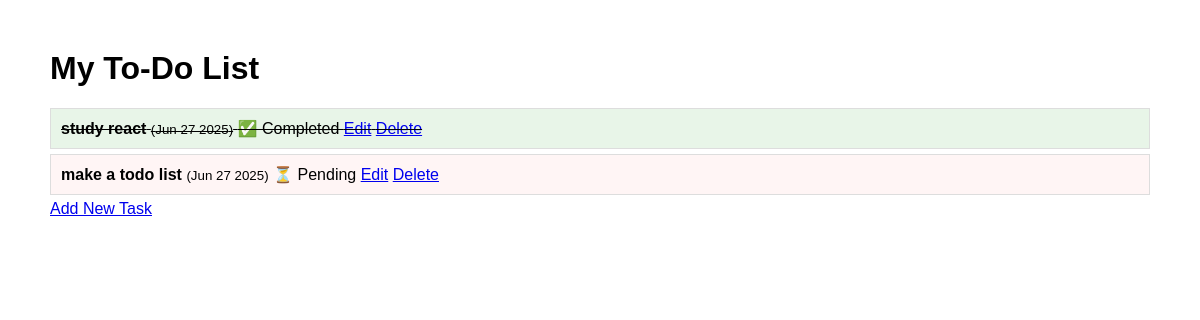
The app's page /, older data.
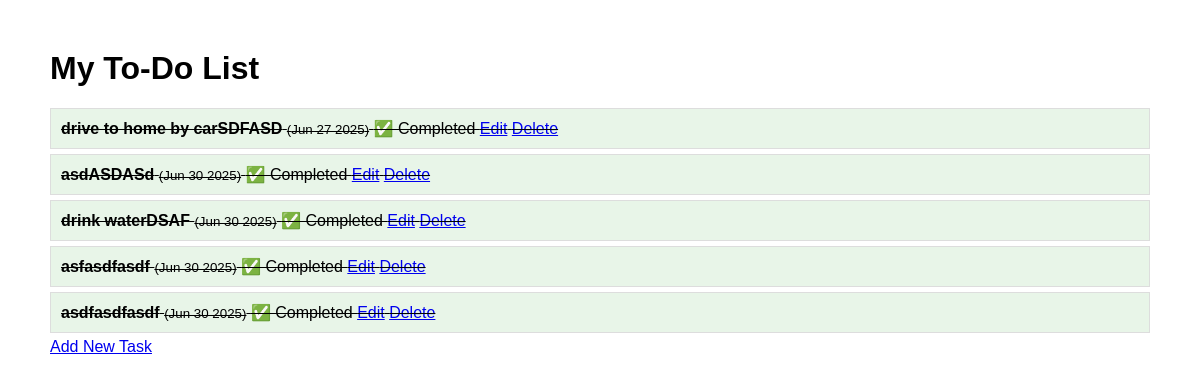
The same page, newer data.
### todo/models.py (models this page shows)
class Tasks(models.Model):
    title = models.CharField(max_length=200,default="title")
    completed = models.BooleanField(default=False)
    created_at = models.DateTimeField(auto_now_add=True)
    def __str__(self):
        return f"{self.title}"

### todo/views.py (the view)
# urls.py: path('', views.task_list, name='task_list'),
def task_list(request):
    tasks = Tasks.objects.all()
    print('tasks :',tasks)
    return render(request,'todo/task_list.html',{'tasks':tasks})

### todo/templates/todo/task_list.html (shortened to what this page needs)
<!DOCTYPE html>
<html>
  <head>
  </head>
  <body>
    <h1>My To-Do List</h1>
     {% if tasks %} {% for task in tasks %}
    <div
      class="task {% if task.completed %}completed{% else %}pending{% endif %}"
    >
      <strong>{{ task.title }}</strong>
      <small>({{ task.created_at|date:"M d Y" }})</small>
      {% if task.completed %} ✅ Completed {% else %} ⏳ Pending {% endif %}
      <a href="{% url 'update_task' task.pk %}">Edit</a>
      <a href="{% url 'delete_task' task.pk %}">Delete</a>
    </div>
    {% endfor %} {% else %}
    <p>No tasks yet! Add some tasks using the admin panel.</p>
    {% endif %}
    <a href="{% url 'create_task' %}">Add New Task</a>
  </body>
</html>

### todo/templates/todo/task_list.html (style rules this page uses)
body { font-family: Arial, sans-serif; margin: 50px; }
.task { padding: 10px; margin: 5px 0; border: 1px solid #ddd; }
.completed { background-color: #e8f5e8; text-decoration: line-through; }

Row changes from the older to the newer data that the page shows:
removed Tasks: title "study react", created_at "Jun 27 2025", completed "✅ Completed"
removed Tasks: title "make a todo list", created_at "Jun 27 2025", completed "⏳ Pending"
added Tasks: title "drive to home by carSDFASD", created_at "Jun 27 2025", completed "✅ Completed"
added Tasks: title "asdASDASd", created_at "Jun 30 2025", completed "✅ Completed"
added Tasks: title "drink waterDSAF", created_at "Jun 30 2025", completed "✅ Completed"
added Tasks: title "asfasdfasdf", created_at "Jun 30 2025", completed "✅ Completed"
added Tasks: title "asdfasdfasdf", created_at "Jun 30 2025", completed "✅ Completed"
